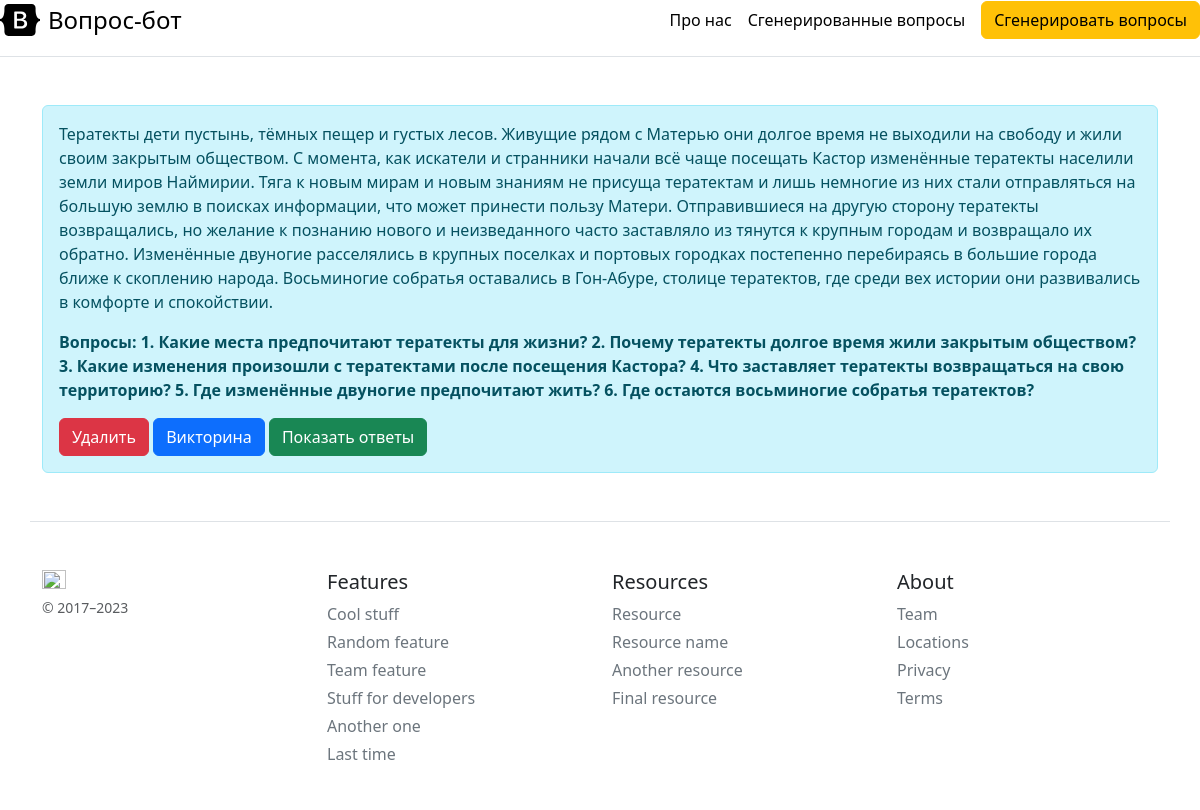
Page /history/1 on the committed database.
### app.py (models this page shows, shortened)
class Upload(db.Model):
    __bind_key__ = 'messages'
    id = db.Column(db.Integer, primary_key=True)
    filename = db.Column(db.String(50))
    part_text = db.Column(db.String(150))
    data = db.Column(db.Text, nullable=False)#db.Column(db.LargeBinary)
    questions = db.Column(db.Text, nullable=True)
    answer = db.Column(db.Text, nullable=True)
    false_answer = db.Column(db.Text, nullable=True)

### app.py (the view)
@app.route('/history/<int:id>')
def more_history(id, stick=0):
    upload = Upload.query.get(id)
    return render_template("more_history.html", upload=upload, stick=stick)

### templates/more_history.html (shortened to what this page needs)
{% extends 'base.html' %}
{% block body %}
<div class="container mt-5">
    <div class="alert alert-info">
        <p>{{upload.data}}</p>
        <p><b>Вопросы:
            {{upload.questions}}</b></p>
        <a href="/history/{{ upload.id }}/del" class = "btn btn-danger">Удалить</a>
        <a href="/history/{{ upload.id }}/quiz" class = "btn btn-primary">Викторина</a>
        {% if stick==0 %}
        <a href="/history/{{ upload.id }}/answer" class = "btn btn-success">Показать ответы</a>
        {% elif stick==1 %}
        <p>{{upload.answer}}</p>
        <br><a href="/history/{{ upload.id }}/close" class = "btn btn-secondary">Скрыть ответы</a>
        {% elif stick==2 %}
        <p>Тут должна была быть викторина</p>
        {% endif %}
    </div>
</div>
{% endblock %}

### rows in the picture
Upload: data "Тератекты дети пустынь, тёмных пещер и густых лесов. Живущие рядом с Матерью они долгое время не выходили на свободу и жили своим закрытым обществом. С момента, как искатели и странники начали всё чаще посещать Кастор изменённые тератекты населили земли миров Наймирии. Тяга к новым мирам и новым знаниям не присуща тератектам и лишь немногие из них стали отправляться на большую землю в поисках информации, что может принести пользу Матери. Отправившиеся на другую сторону тератекты возвращались, но желание к познанию нового и неизведанного часто заставляло из тянутся к крупным городам и возвращало их обратно. Изменённые двуногие расселялись в крупных поселках и портовых городках постепенно…", questions "1. Какие места предпочитают тератекты для жизни? 2. Почему тератекты долгое время жили закрытым обществом? 3. Какие изменения произошли с тератектами после посещения Кастора? 4. Что заставляет тератекты возвращаться на свою территорию? 5. Где изменённые двуногие предпочитают жить? 6. Где остаются восьминогие собратья тератектов?"
